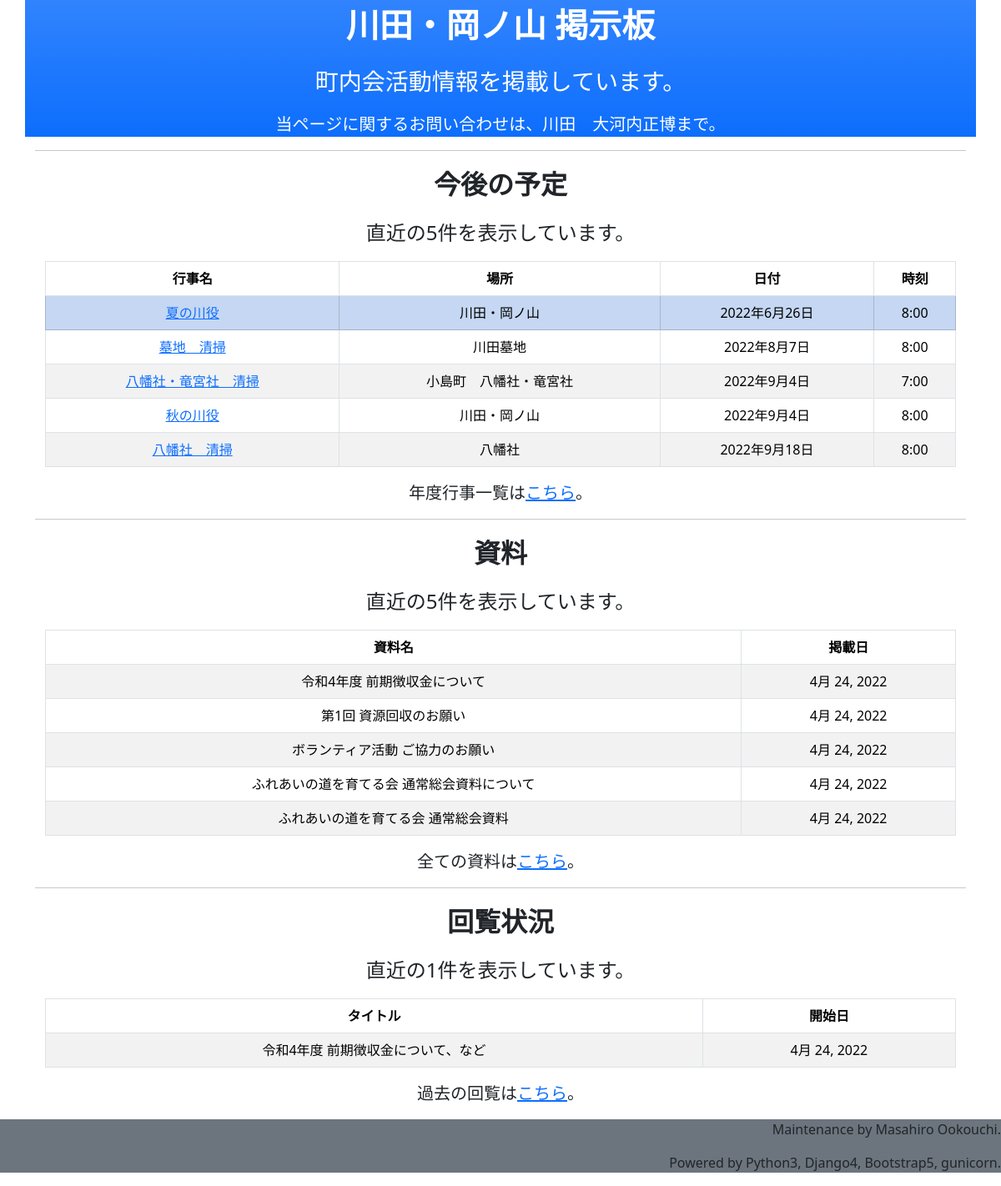
The page / on the database its author committed.
### EventSchedule/models.py (models this page shows, shortened)
class EventSchedule(models.Model):
    event_name = models.CharField('Event Name', max_length=100)
    place = models.CharField('Place', max_length=100)
    target_person = models.CharField('Target', max_length=100, null=True, blank=True)
    detail_info = models.TextField('Detail', max_length=1000, null=True, blank=True)
    schedule_daytime = models.DateTimeField('Schedule')
    preparation_daytime = models.DateTimeField('Preparation', null=True, blank=True)
    implementation_datetime = models.DateTimeField('Implemantation', null=True, blank=True)
    remarks = models.TextField('Remark', max_length=1000, null=True, blank=True)

### Documents/models.py (models this page shows, shortened)
class Document(models.Model):
    document_name = models.CharField('Document Name', max_length=200)
    upload_date = models.DateField('Upload Date')
    document_file = models.FileField('Document File', upload_to='documents/%Y', validators=[FileExtensionValidator('pdf', )], null=True, blank=True)
    remarks_text = models.TextField('Remarks', max_length=1000, null=True, blank=True)

### CirculationBoard/models.py (models this page shows, shortened)
class Circulationboard(models.Model):
    title = models.CharField('Title', max_length=200)
    start_date = models.DateField('Start Date')
    end_date = models.DateField('End Date', null=True, blank=True)
    document_list = models.ForeignKey(Document, on_delete=models.CASCADE, null=True, blank=True)

### BulletinBoard/views.py (the view)
# urls.py: path('', views.index, name='index'),
def index(request):
    today = timezone.now()
    first_event = EventSchedule.objects.filter(schedule_daytime__gt=today).order_by('schedule_daytime').first()
    event_list = EventSchedule.objects.filter(schedule_daytime__gt=today).order_by('schedule_daytime')[1:5]
    document_list = Document.objects.filter(upload_date__lte=today).order_by('-upload_date')[:5]
    circulating_list = Circulationboard.objects.filter(end_date__isnull=True).order_by('start_date')[:5]
    context = {
        'firstevent':first_event,
        'eventlist':event_list,
        'documentlist':document_list,
        'circulatinglist':circulating_list,
    }
    return render(request, 'BulletinBoard/index.html', context)

### templates/BulletinBoard/index.html
<!DOCTYPE html>
{% extends 'base_bulletinboard.html' %}
{% block header_message %}
    <header>
        <p class='fs-1 fw-bold text-center'>川田・岡ノ山 掲示板</p>
        <p class='fs-3 text-center'>町内会活動情報を掲載しています。</p>
        <p class='fs-5 text-center'>当ページに関するお問い合わせは、川田　大河内正博まで。</p>
    </header>
{% endblock %}
{% block main_contents %}
    <hr>
    <div class='container'>
        <p class='fs-2 fw-bold text-center'>今後の予定</h2>
        {% if eventlist %}
        <p class='fs-4 text-center'>直近の{{ eventlist.count|add:1 }}件を表示しています。</p>
        <table class='table table-striped table-bordered text-center'>
            <thead>
                <tr>
                    <th>行事名</th>
                    <th>場所</th>
                    <th>日付</th>
                    <th>時刻</th>
                </tr>
            </thead>
            <tbody>
                <tr class='table-primary'>
                    <td scope="row"><a href={% url "EventSchedule:EventDetail" firstevent.id %}>{{ firstevent.event_name }}</a></td>
                    <td>{{ firstevent.place }}</td>
                    <td>{{ firstevent.schedule_daytime | date:'Y年n月j日' }}</td>
                    <td>{{ firstevent.schedule_daytime | date:'G:i' }}</td>
                </tr>
                {% for event in eventlist %}
                <tr>
                    <td scope="row"><a href="{% url 'EventSchedule:EventDetail' event.id %}">{{ event.event_name }}</a></td>
                    <td>{{ event.place }}</td>
                    <td>{{ event.schedule_daytime | date:'Y年n月j日' }}</td>
                    <td>{{ event.schedule_daytime | date:'G:i' }}</td>
                </tr>
                {% endfor %}
            </tbody>
        </table>
        <p class='fs-5 text-center'>年度行事一覧は<a href={% url 'EventSchedule:AllEventSchedule' %}>こちら</a>。</p>
        {% else %}
        <p class='fs-4 text-center'>予定された行事はありません</p>
        {% endif %}
    </div>
    <hr>
    <div class='container'>
        <p class='fs-2 fw-bold text-center'>資料</p>
        {% if documentlist %}
        <p class='fs-4 text-center'>直近の{{ documentlist.count }}件を表示しています。</p>
        <table class='table table-striped table-bordered text-center'>
            <thead>
                <tr>
                    <th>資料名</th>
                    <th>掲載日</th>
                </tr>
            </thead>
            <tbody>
                {% for document in documentlist %}
                <tr>
                    <td scope="row">{{ document.document_name }}</td>
                    <td>{{ document.upload_date }}</td>
                </tr>
                {% endfor %}
            </tbody>
        </table>
        {% else %}
        <p class='fs-4 text-center'>掲載資料はありません。</p>
        {% endif %}
        <p class='fs-5 text-center'>全ての資料は<a href={% url 'Documents:AllDocumentList' %}>こちら</a>。</p>
    </div>
    <hr>
    <div class='container'>
        <p class='fs-2 fw-bold text-center'>回覧状況</h1>
        {% if circulatinglist %}
        <p class='fs-4 text-center'>直近の{{ circulatinglist.count }}件を表示しています。</p>
        <table class="table table-striped table-bordered text-center">
            <thead>
                <tr>
                    <th>タイトル</th>
                    <th>開始日</th>
                </tr>
            </thead>
            <tbody>
                {% for board in circulatinglist %}
                <tr>
                    <td scope="row">{{ board.title }}</td>
                    <td>{{ board.start_date }}</td>
                </tr>
                {% endfor %}
            </tbody>
        </table>
        {% else %}
        <p class='fs-4 text-center'>現在回覧中の回覧板はありません。</p>
        {% endif %}
        <p class='fs-5 text-center'>過去の回覧は<a href={% url 'CirculationBoard:AllCirculationBoard' %}>こちら</a>。</p>
    </div>
{% endblock %}

### rows shown on the page
EventSchedule: event_name "夏の川役", place "川田・岡ノ山", schedule_daytime "2022年6月26日", schedule_daytime "8:00"
EventSchedule: event_name "墓地 清掃", place "川田墓地", schedule_daytime "2022年8月7日", schedule_daytime "8:00"
EventSchedule: event_name "八幡社・竜宮社 清掃", place "小島町 八幡社・竜宮社", schedule_daytime "2022年9月4日", schedule_daytime "7:00"
EventSchedule: event_name "秋の川役", place "川田・岡ノ山", schedule_daytime "2022年9月4日", schedule_daytime "8:00"
EventSchedule: event_name "八幡社 清掃", place "八幡社", schedule_daytime "2022年9月18日", schedule_daytime "8:00"
Document: document_name "令和4年度 前期徴収金について", upload_date "4月 24, 2022"
Document: document_name "第1回 資源回収のお願い", upload_date "4月 24, 2022"
Document: document_name "ボランティア活動 ご協力のお願い", upload_date "4月 24, 2022"
Document: document_name "ふれあいの道を育てる会 通常総会資料について", upload_date "4月 24, 2022"
Document: document_name "ふれあいの道を育てる会 通常総会資料", upload_date "4月 24, 2022"
Circulationboard: title "令和4年度 前期徴収金について、など", start_date "4月 24, 2022"

### other values the page prints
{{ eventlist.count|add:1 }} "5"
{{ documentlist.count }} "5"
{{ circulatinglist.count }} "1"
